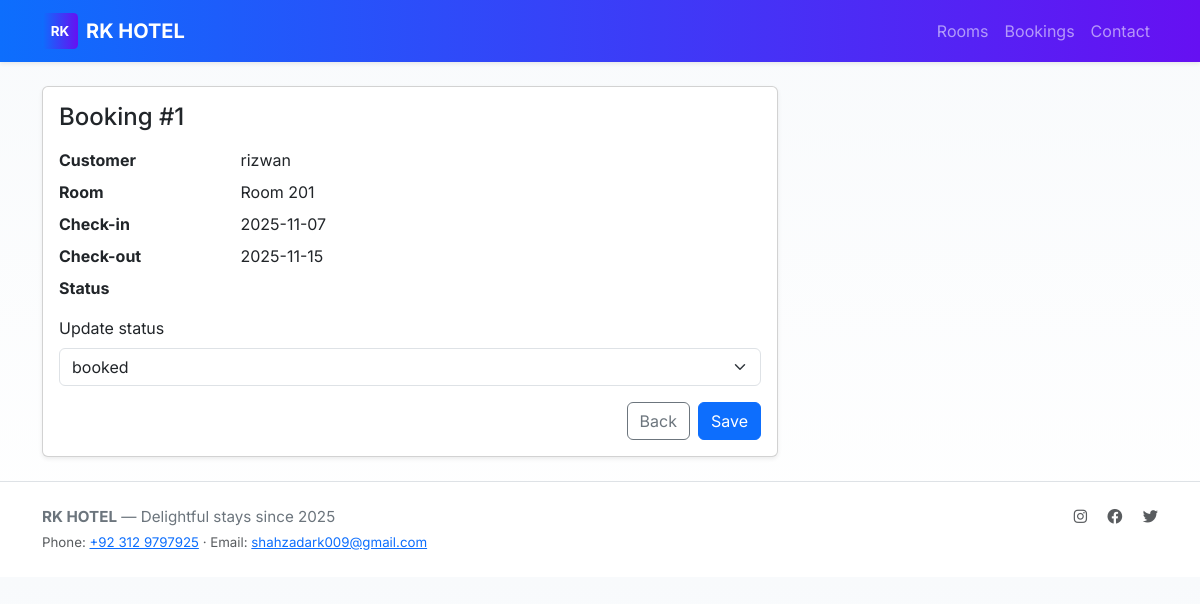
The app's page /admin/bookings/1 (signed in) with its own data.
### tables this page shows
CREATE TABLE bookings (
        id INTEGER PRIMARY KEY AUTOINCREMENT,
        customer_name TEXT,
        room_id INTEGER,
        checkin TEXT,
        checkout TEXT,
        FOREIGN KEY(room_id) REFERENCES rooms(id)
    );

CREATE TABLE rooms (
        id INTEGER PRIMARY KEY AUTOINCREMENT,
        number TEXT UNIQUE,
        type TEXT,
        price REAL,
        available INTEGER DEFAULT 1
    );

### app.py (the view, shortened to what this page needs)
@app.route('/admin/bookings/<int:booking_id>', methods=['GET', 'POST'])
@admin_required
def admin_booking_detail(booking_id):
    db = get_db()
    cur = db.execute('SELECT b.*, r.number as room_number FROM bookings b JOIN rooms r ON b.room_id = r.id WHERE b.id = ?', (booking_id,))
    booking = cur.fetchone()
    if not booking:
        flash('Booking not found', 'danger')
        return redirect(url_for('admin_bookings'))
    return render_template('admin/booking_detail.html', booking=booking)

### app.py (called while the page is built)
def admin_required(fn):
    @wraps(fn)
    def wrapper(*args, **kwargs):
        if not session.get('admin'):
            return redirect(url_for('admin_login', next=request.url))
        return fn(*args, **kwargs)
    return wrapper

### models.py (called while the page is built)
def connect_db(path):
    conn = sqlite3.connect(path)
    conn.row_factory = sqlite3.Row
    return conn

def get_db():
    if 'db' not in g:
        db_path = current_app.config.get('DATABASE', os.path.join(os.path.dirname(__file__), 'hotel.db'))
        g.db = connect_db(db_path)
    return g.db

### templates/admin/booking_detail.html (shortened to what this page needs)
{% extends 'layout.html' %}
{% block content %}
  <div class="row">
    <div class="col-md-8">
      <div class="card shadow-sm">
        <div class="card-body">
          <h4 class="card-title mb-3">Booking #{{ booking['id'] }}</h4>
          <dl class="row">
            <dt class="col-sm-3">Customer</dt><dd class="col-sm-9">{{ booking['customer_name'] }}</dd>
            <dt class="col-sm-3">Room</dt><dd class="col-sm-9">Room {{ booking['room_number'] }}</dd>
            <dt class="col-sm-3">Check-in</dt><dd class="col-sm-9">{{ booking['checkin'] }}</dd>
            <dt class="col-sm-3">Check-out</dt><dd class="col-sm-9">{{ booking['checkout'] }}</dd>
            <dt class="col-sm-3">Status</dt><dd class="col-sm-9"></dd>
          </dl>
          <form method="post">
            <div class="mb-3">
              <label class="form-label">Update status</label>
              <select name="status" class="form-select">
                {% for s in ['booked','checked-in','checked-out','cancelled'] %}
                  <option value="{{ s }}" {% if s==booking['status'] %}selected{% endif %}>{{ s }}</option>
                {% endfor %}
              </select>
            </div>
            <div class="d-flex justify-content-end">
              <a class="btn btn-outline-secondary me-2" href="{{ url_for('admin_bookings') }}">Back</a>
              <button class="btn btn-primary">Save</button>
            </div>
          </form>
        </div>
      </div>
    </div>
  </div>
{% endblock %}

### static/style.css (style rules this page uses)
:root { --brand-1: #0d6efd; --brand-2: #6610f2; --muted: #6c757d; --radius: .6rem; }
body { font-family: 'Inter', system-ui, -apple-system, 'Segoe UI', Roboto, 'Helvetica Neue', Arial; background: linear-gradient(180deg,#f8fafc 0%, #ffffff 100%); color: #212529; }
.card .card-body { min-height: 220px; }

### records on screen
bookings: id "1", customer_name "rizwan", checkin "2025-11-07", checkout "2025-11-15"
rooms: room_number "201"

### other values on screen
form field status "booked"
